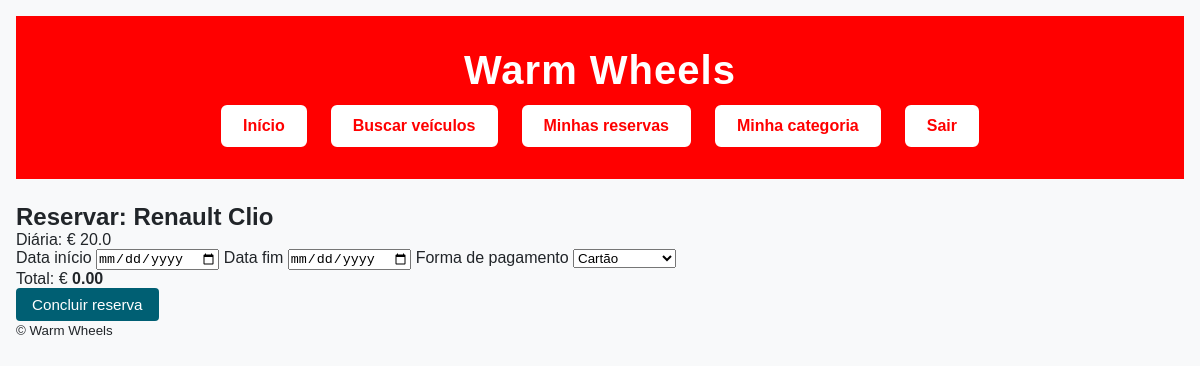
The page /reservar/4 (signed in) on the database its author committed.
### models.py (models this page shows, shortened)
class TimestampMixin:
    created_at = db.Column(
        db.DateTime,
        default=datetime.utcnow,
        nullable=False
    )
    updated_at = db.Column(
        db.DateTime,
        default=datetime.utcnow,
        onupdate=datetime.utcnow,
        nullable=False
    )

class Vehicle(TimestampMixin, db.Model):
    __tablename__ = 'vehicles'
    id                = db.Column(db.Integer, primary_key=True)
    brand             = db.Column(db.String(50), nullable=False)
    model             = db.Column(db.String(50), nullable=False)
    category          = db.Column(db.String(20), nullable=False)
    type              = db.Column(db.String(10), nullable=False)
    capacity          = db.Column(db.Integer, nullable=False)
    image_url         = db.Column(db.String(200))
    daily_rate        = db.Column(db.Float, nullable=False)
    last_legalization = db.Column(db.Date, nullable=False)
    next_review       = db.Column(db.Date, nullable=False)
    available         = db.Column(db.Boolean, default=True, nullable=False)
    reservations = db.relationship(
        'Reservation',
        back_populates='vehicle',
        cascade='all, delete-orphan'
    )

### main.py (the view, shortened to what this page needs)
@app.route('/reservar/<int:vehicle_id>', methods=['GET', 'POST'])
@login_required
def reservation_create(vehicle_id):
    vehicle = Vehicle.query.get_or_404(vehicle_id)
    today = datetime.utcnow().date()
    if (
        not vehicle.available or
        vehicle.last_legalization < today - timedelta(days=365) or
        vehicle.next_review < today
    ):
        flash('Veículo indisponível.', 'error')
        return redirect(url_for('vehicle_list'))
    form = ReservationForm()
    form.payment_method.choices = [
        (pm.id, pm.name) for pm in PaymentMethod.query.all()
    ]
    return render_template(
        'reservation_create.html',
        vehicle=vehicle,
        form=form
    )

### forms.py
class ReservationForm(FlaskForm):
    start_date     = DateField(
        'Data início',
        validators=[DataRequired()]
    )
    end_date       = DateField(
        'Data fim',
        validators=[DataRequired()]
    )
    payment_method = SelectField(
        'Forma de pagamento',
        coerce=int,
        validators=[DataRequired()]
    )
    submit         = SubmitField('Concluir reserva')

### main.py (called while the page is built)
@login_manager.user_loader
def load_user(user_id):
    return db.session.get(User, int(user_id))

### templates/reservation_create.html (shortened to what this page needs)
{% extends "base.html" %}
{% block content %}
  <h2>Reservar: {{ vehicle.brand }} {{ vehicle.model }}</h2>
  <p>Diária: € <span id="rate">{{ vehicle.daily_rate }}</span></p>
  <form method="post" id="res-form">
    {{ form.start_date.label }} {{ form.start_date() }}
    {{ form.end_date.label }}   {{ form.end_date() }}
    {{ form.payment_method.label }} {{ form.payment_method() }}
    <p>Total: € <strong id="total">0.00</strong></p>
    {{ form.submit() }}
  </form>
{% endblock %}

### static/style.css (style rules this page uses)
:root { --header-bg: #ff0000; --link-bg: #ffffff; --link-hover-bg: #cc0000; --primary: #005f73; --secondary: #0a9396; --accent: #94d2bd; --bg: #f8f9fa; --card-bg: #ffffff; --text: #212529; --success-bg: #d1e7dd; --error-bg: #f8d7da; }
* { box-sizing: border-box; margin: 0; padding: 0; }
body { font-family: Arial, sans-serif; background-color: var(--bg); color: var(--text); padding: 16px; }
button, input[type="submit"] { background-color: var(--primary); color: #fff; border: none; padding: 8px 16px; border-radius: 4px; cursor: pointer; font-size: 0.95rem; transition: background-color 0.2s; }

### rows shown on the page
Vehicle: brand "Renault", model "Clio", daily_rate "20.0"
